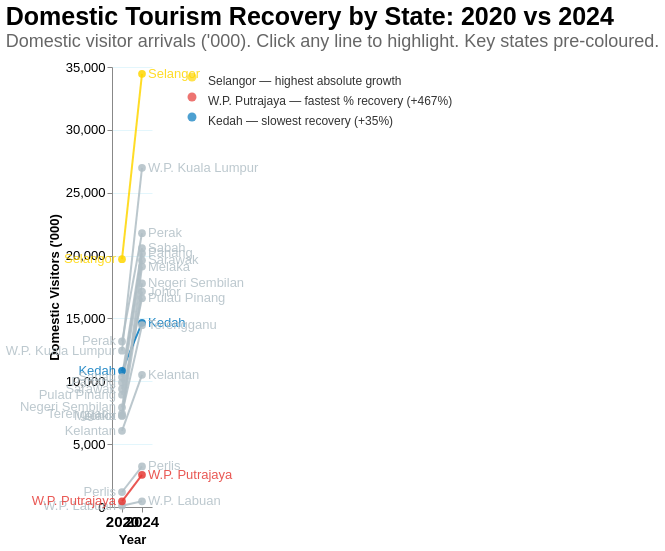

Here is the Vega-Lite specification saved for this chart:
### Vega-Lite specification from a JSON file in a GitHub repository (floating-point values rounded to 4 significant figures)
{"$schema": "https://vega.github.io/schema/vega-lite/v5.json", "title": {"text": "Domestic Tourism Recovery by State: 2020 vs 2024", "subtitle": "Domestic visitor arrivals ('000). Click any line to highlight. Key states pre-coloured.", "fontSize": 25, "subtitleFontSize": 18, "subtitleColor": "#666", "anchor": "start", "offset": 10, "font": "Arial", "subtitleFont": "Arial"}, "width": "container", "height": 440, "data": {"values": [{"year": "2020", "state": "Johor", "visitors_000": 7243.0}, {"year": "2024", "state": "Johor", "visitors_000": 17140.0}, {"year": "2020", "state": "Kedah", "visitors_000": 10830.0}, {"year": "2024", "state": "Kedah", "visitors_000": 14650.0}, {"year": "2020", "state": "Kelantan", "visitors_000": 6058.0}, {"year": "2024", "state": "Kelantan", "visitors_000": 10510.0}, {"year": "2020", "state": "Melaka", "visitors_000": 7275.0}, {"year": "2024", "state": "Melaka", "visitors_000": 19130.0}, {"year": "2020", "state": "Negeri Sembilan", "visitors_000": 7918.0}, {"year": "2024", "state": "Negeri Sembilan", "visitors_000": 17780.0}, {"year": "2020", "state": "Pahang", "visitors_000": 9905.0}, {"year": "2024", "state": "Pahang", "visitors_000": 20170.0}, {"year": "2020", "state": "Perak", "visitors_000": 13170.0}, {"year": "2024", "state": "Perak", "visitors_000": 21780.0}, {"year": "2020", "state": "Perlis", "visitors_000": 1193.0}, {"year": "2024", "state": "Perlis", "visitors_000": 3225.0}, {"year": "2020", "state": "Pulau Pinang", "visitors_000": 8929.0}, {"year": "2024", "state": "Pulau Pinang", "visitors_000": 16600.0}, {"year": "2020", "state": "Sabah", "visitors_000": 10340.0}, {"year": "2024", "state": "Sabah", "visitors_000": 20590.0}, {"year": "2020", "state": "Sarawak", "visitors_000": 9393.0}, {"year": "2024", "state": "Sarawak", "visitors_000": 19630.0}, {"year": "2020", "state": "Selangor", "visitors_000": 19720.0}, {"year": "2024", "state": "Selangor", "visitors_000": 34460.0}, {"year": "2020", "state": "Terengganu", "visitors_000": 7420.0}, {"year": "2024", "state": "Terengganu", "visitors_000": 14460.0}, {"year": "2020", "state": "W.P. Kuala Lumpur", "visitors_000": 12440.0}, {"year": "2024", "state": "W.P. Kuala Lumpur", "visitors_000": 26980.0}, {"year": "2020", "state": "W.P. Labuan", "visitors_000": 107.0}, {"year": "2024", "state": "W.P. Labuan", "visitors_000": 450.0}, {"year": "2020", "state": "W.P. Putrajaya", "visitors_000": 451.0}, {"year": "2024", "state": "W.P. Putrajaya", "visitors_000": 2557.0}]}, "params": [{"name": "state_click", "value": null, "bind": {"input": "select", "options": [null, "Johor", "Kedah", "Kelantan", "Melaka", "Negeri Sembilan", "Pahang", "Perak", "Perlis", "Pulau Pinang", "Sabah", "Sarawak", "Selangor", "Terengganu", "W.P. Kuala Lumpur", "W.P. Labuan", "W.P. Putrajaya"], "labels": ["Show All", "Johor", "Kedah", "Kelantan", "Melaka", "Negeri Sembilan", "Pahang", "Perak", "Perlis", "Pulau Pinang", "Sabah", "Sarawak", "Selangor", "Terengganu", "W.P. Kuala Lumpur", "W.P. Labuan", "W.P. Putrajaya"], "name": "Highlight State: "}}], "transform": [{"calculate": "datum.state == 'Selangor' ? '#FFD600' : datum.state == 'W.P. Putrajaya' ? '#E53935' : datum.state == 'Kedah' ? '#0277BD' : '#B0BEC5'", "as": "line_color"}, {"calculate": "state_click == null || datum.state == state_click ? 1 : 0", "as": "is_selected"}], "layer": [{"mark": {"type": "line", "strokeWidth": 2}, "encoding": {"x": {"field": "year", "type": "ordinal", "title": "Year", "axis": {"labelFontSize": 15, "labelFont": "Arial", "labelFontWeight": "bold", "labelAngle": 0, "titleFontSize": 13, "titleFont": "Arial"}}, "y": {"field": "visitors_000", "type": "quantitative", "title": "Domestic Visitors ('000)", "axis": {"labelFontSize": 13, "labelFont": "Arial", "titleFontSize": 13, "titleFont": "Arial", "grid": true, "gridColor": "#E3F6FC"}}, "color": {"field": "line_color", "type": "nominal", "scale": null, "legend": null}, "detail": {"field": "state", "type": "nominal"}, "opacity": {"field": "is_selected", "type": "quantitative", "scale": {"domain": [0, 1], "range": [0.06, 0.85]}, "legend": null}, "strokeWidth": {"field": "is_selected", "type": "quantitative", "scale": {"domain": [0, 1], "range": [0.8, 3]}, "legend": null}}}, {"mark": {"type": "point", "filled": true, "size": 60}, "encoding": {"x": {"field": "year", "type": "ordinal"}, "y": {"field": "visitors_000", "type": "quantitative"}, "color": {"field": "line_color", "type": "nominal", "scale": null, "legend": null}, "opacity": {"field": "is_selected", "type": "quantitative", "scale": {"domain": [0, 1], "range": [0.06, 0.9]}, "legend": null}, "tooltip": [{"field": "state", "title": "State"}, {"field": "year", "title": "Year"}, {"field": "visitors_000", "title": "Visitors ('000)", "format": ",.0f"}]}}, {"transform": [{"filter": "datum.year == '2024'"}], "mark": {"type": "text", "align": "left", "dx": 6, "fontSize": 13, "font": "Arial"}, "encoding": {"x": {"field": "year", "type": "ordinal"}, "y": {"field": "visitors_000", "type": "quantitative"}, "text": {"field": "state", "type": "nominal"}, "color": {"field": "line_color", "type": "nominal", "scale": null, "legend": null}, "opacity": {"field": "is_selected", "type": "quantitative", "scale": {"domain": [0, 1], "range": [0.06, 1]}, "legend": null}, "fontWeight": {"condition": {"test": "datum.state == 'Selangor' || datum.state == 'W.P. Putrajaya' || datum.state == 'Kedah'", "value": "bold"}, "value": "normal"}}}, {"transform": [{"filter": "datum.year == '2020'"}], "mark": {"type": "text", "align": "right", "dx": -6, "fontSize": 13, "font": "Arial"}, "encoding": {"x": {"field": "year", "type": "ordinal"}, "y": {"field": "visitors_000", "type": "quantitative"}, "text": {"field": "state", "type": "nominal"}, "color": {"field": "line_color", "type": "nominal", "scale": null, "legend": null}, "opacity": {"field": "is_selected", "type": "quantitative", "scale": {"domain": [0, 1], "range": [0.06, 1]}, "legend": null}, "fontWeight": {"condition": {"test": "datum.state == 'Selangor' || datum.state == 'W.P. Putrajaya' || datum.state == 'Kedah'", "value": "bold"}, "value": "normal"}}}, {"data": {"values": [{"x": 0, "y": 0}]}, "mark": {"type": "point", "filled": true, "size": 80, "color": "#FFD600", "x": 80, "y": 10}}, {"data": {"values": [{"x": 0, "y": 0}]}, "mark": {"type": "text", "align": "left", "fontSize": 12, "font": "Arial", "color": "#333", "x": 96, "y": 14, "text": "Selangor — highest absolute growth"}}, {"data": {"values": [{"x": 0, "y": 0}]}, "mark": {"type": "point", "filled": true, "size": 80, "color": "#E53935", "x": 80, "y": 30}}, {"data": {"values": [{"x": 0, "y": 0}]}, "mark": {"type": "text", "align": "left", "fontSize": 12, "font": "Arial", "color": "#333", "x": 96, "y": 34, "text": "W.P. Putrajaya — fastest % recovery (+467%)"}}, {"data": {"values": [{"x": 0, "y": 0}]}, "mark": {"type": "point", "filled": true, "size": 80, "color": "#0277BD", "x": 80, "y": 50}}, {"data": {"values": [{"x": 0, "y": 0}]}, "mark": {"type": "text", "align": "left", "fontSize": 12, "font": "Arial", "color": "#333", "x": 96, "y": 54, "text": "Kedah — slowest recovery (+35%)"}}], "config": {"view": {"stroke": null}, "background": "white"}}
